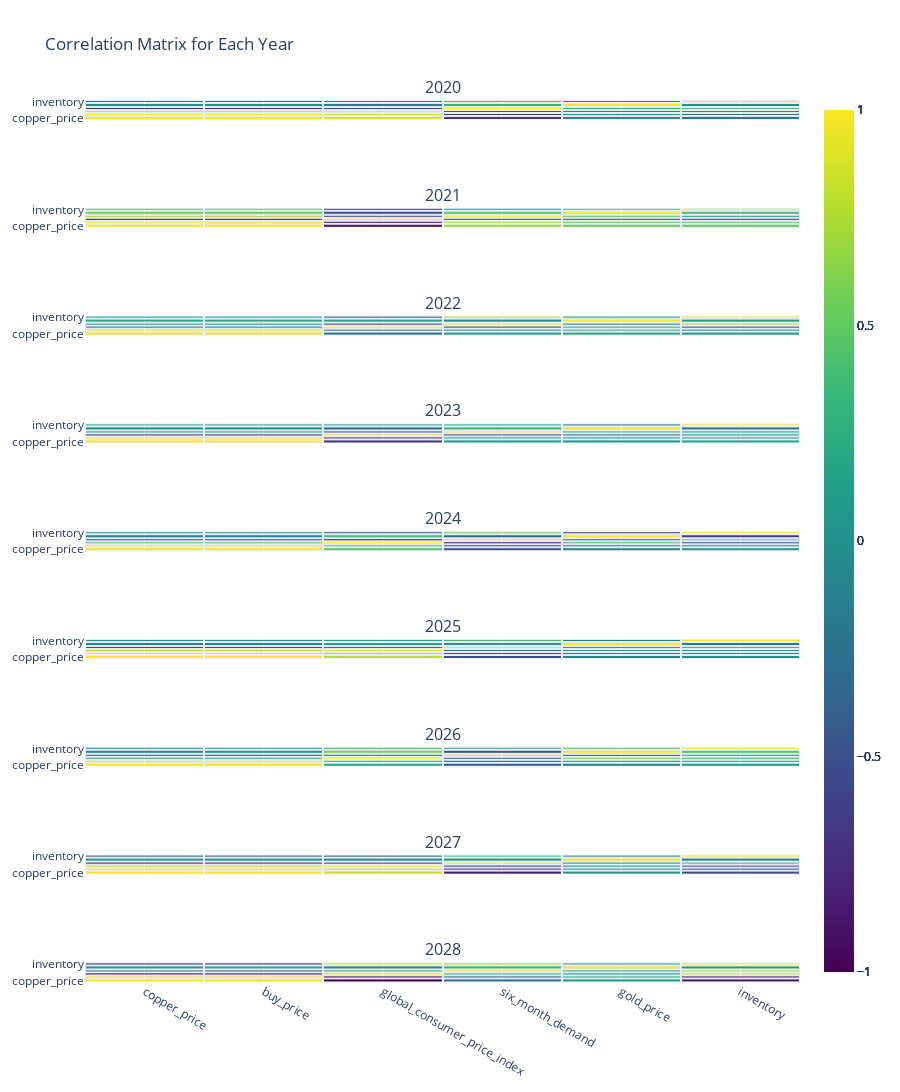

The cell this chart's notebook holds for it:
### Markdown cell above
### Correlation between features over years

### Code cell
df_with_year = df.copy()
df_with_year['year'] = pd.to_datetime(df['date']).dt.year
years = df_with_year['year'].unique()

fig = make_subplots(rows=len(years), cols=1, shared_xaxes=True, vertical_spacing=0.1, subplot_titles=[str(year) for year in years])

for i, year in enumerate(years):
    df_year = df_with_year[df_with_year['year'] == year]
    
    to_drop = ['year', 'date']
    corr_matrix = df_year.drop(to_drop, axis=1).corr()
    
    heatmap = go.Heatmap(
        z=corr_matrix.values,
        x=corr_matrix.columns,
        y=corr_matrix.columns,
        colorscale='viridis',
        zmin=-1, zmax=1,
        showscale=True,
        ygap=2,
        xgap=2
    )
    
    fig.add_trace(heatmap, row=i+1, col=1)

fig.update_layout(
    height=1000 * len(years),
    title='Correlation Matrix for Each Year',
    showlegend=True
)

fig.show()

### Figure 1 — Plotly figure (JSON) as saved in the notebook; plotly's stock layout.template omitted (floating-point values rounded to 4 significant figures)
{"data": [{"colorscale": [[0, "#440154"], [0.1111, "#482878"], [0.2222, "#3e4989"], [0.3333, "#31688e"], [0.4444, "#26828e"], [0.5556, "#1f9e89"], [0.6667, "#35b779"], [0.7778, "#6ece58"], [0.8889, "#b5de2b"], [1, "#fde725"]], "showscale": true, "type": "heatmap", "x": ["copper_price", "buy_price", "global_consumer_price_index", "six_month_demand", "gold_price", "inventory"], "xaxis": "x", "xgap": 2, "y": ["copper_price", "buy_price", "global_consumer_price_index", "six_month_demand", "gold_price", "inventory"], "yaxis": "y", "ygap": 2, "z": [[1, 0.9981, 0.8963, -0.6809, -0.004257, -0.1941], [0.9981, 1, 0.8931, -0.6682, 0.02714, -0.1939], [0.8963, 0.8931, 1, -0.4997, -0.1361, -0.03832], [-0.6809, -0.6682, -0.4997, 1, 0.3315, 0.4166], [-0.004257, 0.02714, -0.1361, 0.3315, 1, 0.005497], [-0.1941, -0.1939, -0.03832, 0.4166, 0.005497, 1]], "zmax": 1, "zmin": -1}, {"colorscale": [[0, "#440154"], [0.1111, "#482878"], [0.2222, "#3e4989"], [0.3333, "#31688e"], [0.4444, "#26828e"], [0.5556, "#1f9e89"], [0.6667, "#35b779"], [0.7778, "#6ece58"], [0.8889, "#b5de2b"], [1, "#fde725"]], "showscale": true, "type": "heatmap", "x": ["copper_price", "buy_price", "global_consumer_price_index", "six_month_demand", "gold_price", "inventory"], "xaxis": "x2", "xgap": 2, "y": ["copper_price", "buy_price", "global_consumer_price_index", "six_month_demand", "gold_price", "inventory"], "yaxis": "y2", "ygap": 2, "z": [[1, 0.9957, -0.8843, 0.7293, 0.5769, 0.5017], [0.9957, 1, -0.871, 0.734, 0.5481, 0.524], [-0.8843, -0.871, 1, -0.5662, -0.5333, -0.6095], [0.7293, 0.734, -0.5662, 1, 0.4825, 0.135], [0.5769, 0.5481, -0.5333, 0.4825, 1, 0.4428], [0.5017, 0.524, -0.6095, 0.135, 0.4428, 1]], "zmax": 1, "zmin": -1}, {"colorscale": [[0, "#440154"], [0.1111, "#482878"], [0.2222, "#3e4989"], [0.3333, "#31688e"], [0.4444, "#26828e"], [0.5556, "#1f9e89"], [0.6667, "#35b779"], [0.7778, "#6ece58"], [0.8889, "#b5de2b"], [1, "#fde725"]], "showscale": true, "type": "heatmap", "x": ["copper_price", "buy_price", "global_consumer_price_index", "six_month_demand", "gold_price", "inventory"], "xaxis": "x3", "xgap": 2, "y": ["copper_price", "buy_price", "global_consumer_price_index", "six_month_demand", "gold_price", "inventory"], "yaxis": "y3", "ygap": 2, "z": [[1, 0.9843, -0.273, 0.1174, 0.2205, 0.07082], [0.9843, 1, -0.1701, 0.04604, 0.2294, 0.03948], [-0.273, -0.1701, 1, -0.6414, 0.1788, -0.5875], [0.1174, 0.04604, -0.6414, 1, -0.05823, 0.8147], [0.2205, 0.2294, 0.1788, -0.05823, 1, 0.07896], [0.07082, 0.03948, -0.5875, 0.8147, 0.07896, 1]], "zmax": 1, "zmin": -1}, {"colorscale": [[0, "#440154"], [0.1111, "#482878"], [0.2222, "#3e4989"], [0.3333, "#31688e"], [0.4444, "#26828e"], [0.5556, "#1f9e89"], [0.6667, "#35b779"], [0.7778, "#6ece58"], [0.8889, "#b5de2b"], [1, "#fde725"]], "showscale": true, "type": "heatmap", "x": ["copper_price", "buy_price", "global_consumer_price_index", "six_month_demand", "gold_price", "inventory"], "xaxis": "x4", "xgap": 2, "y": ["copper_price", "buy_price", "global_consumer_price_index", "six_month_demand", "gold_price", "inventory"], "yaxis": "y4", "ygap": 2, "z": [[1, 0.9968, -0.6877, 0.1355, 0.05035, 0.1472], [0.9968, 1, -0.6773, 0.1232, 0.03526, 0.1027], [-0.6877, -0.6773, 1, -0.5916, -0.3331, 0.03896], [0.1355, 0.1232, -0.5916, 1, 0.3067, 0.1097], [0.05035, 0.03526, -0.3331, 0.3067, 1, -0.251], [0.1472, 0.1027, 0.03896, 0.1097, -0.251, 1]], "zmax": 1, "zmin": -1}, {"colorscale": [[0, "#440154"], [0.1111, "#482878"], [0.2222, "#3e4989"], [0.3333, "#31688e"], [0.4444, "#26828e"], [0.5556, "#1f9e89"], [0.6667, "#35b779"], [0.7778, "#6ece58"], [0.8889, "#b5de2b"], [1, "#fde725"]], "showscale": true, "type": "heatmap", "x": ["copper_price", "buy_price", "global_consumer_price_index", "six_month_demand", "gold_price", "inventory"], "xaxis": "x5", "xgap": 2, "y": ["copper_price", "buy_price", "global_consumer_price_index", "six_month_demand", "gold_price", "inventory"], "yaxis": "y5", "ygap": 2, "z": [[1, 0.9896, 0.4653, -0.5335, -0.0959, 0.09257], [0.9896, 1, 0.4806, -0.5451, -0.05672, 0.0207], [0.4653, 0.4806, 1, -0.8919, 0.3818, -0.4436], [-0.5335, -0.5451, -0.8919, 1, -0.319, 0.5785], [-0.0959, -0.05672, 0.3818, -0.319, 1, -0.6187], [0.09257, 0.0207, -0.4436, 0.5785, -0.6187, 1]], "zmax": 1, "zmin": -1}, {"colorscale": [[0, "#440154"], [0.1111, "#482878"], [0.2222, "#3e4989"], [0.3333, "#31688e"], [0.4444, "#26828e"], [0.5556, "#1f9e89"], [0.6667, "#35b779"], [0.7778, "#6ece58"], [0.8889, "#b5de2b"], [1, "#fde725"]], "showscale": true, "type": "heatmap", "x": ["copper_price", "buy_price", "global_consumer_price_index", "six_month_demand", "gold_price", "inventory"], "xaxis": "x6", "xgap": 2, "y": ["copper_price", "buy_price", "global_consumer_price_index", "six_month_demand", "gold_price", "inventory"], "yaxis": "y6", "ygap": 2, "z": [[1, 0.9977, 0.8061, -0.5225, -0.1109, -0.007801], [0.9977, 1, 0.8096, -0.5313, -0.09143, 0.01028], [0.8061, 0.8096, 1, -0.2085, 0.1564, 0.1365], [-0.5225, -0.5313, -0.2085, 1, 0.07719, 0.3882], [-0.1109, -0.09143, 0.1564, 0.07719, 1, -0.1833], [-0.007801, 0.01028, 0.1365, 0.3882, -0.1833, 1]], "zmax": 1, "zmin": -1}, {"colorscale": [[0, "#440154"], [0.1111, "#482878"], [0.2222, "#3e4989"], [0.3333, "#31688e"], [0.4444, "#26828e"], [0.5556, "#1f9e89"], [0.6667, "#35b779"], [0.7778, "#6ece58"], [0.8889, "#b5de2b"], [1, "#fde725"]], "showscale": true, "type": "heatmap", "x": ["copper_price", "buy_price", "global_consumer_price_index", "six_month_demand", "gold_price", "inventory"], "xaxis": "x7", "xgap": 2, "y": ["copper_price", "buy_price", "global_consumer_price_index", "six_month_demand", "gold_price", "inventory"], "yaxis": "y7", "ygap": 2, "z": [[1, 0.9595, 0.2182, -0.3848, -0.06844, 0.107], [0.9595, 1, 0.2554, -0.4311, 0.1236, 0.1935], [0.2182, 0.2554, 1, -0.2983, 0.5892, 0.3558], [-0.3848, -0.4311, -0.2983, 1, -0.4248, 0.2237], [-0.06844, 0.1236, 0.5892, -0.4248, 1, 0.4839], [0.107, 0.1935, 0.3558, 0.2237, 0.4839, 1]], "zmax": 1, "zmin": -1}, {"colorscale": [[0, "#440154"], [0.1111, "#482878"], [0.2222, "#3e4989"], [0.3333, "#31688e"], [0.4444, "#26828e"], [0.5556, "#1f9e89"], [0.6667, "#35b779"], [0.7778, "#6ece58"], [0.8889, "#b5de2b"], [1, "#fde725"]], "showscale": true, "type": "heatmap", "x": ["copper_price", "buy_price", "global_consumer_price_index", "six_month_demand", "gold_price", "inventory"], "xaxis": "x8", "xgap": 2, "y": ["copper_price", "buy_price", "global_consumer_price_index", "six_month_demand", "gold_price", "inventory"], "yaxis": "y8", "ygap": 2, "z": [[1, 0.9942, 0.8762, -0.817, 0.03377, -0.51], [0.9942, 1, 0.8898, -0.8009, 0.02954, -0.5144], [0.8762, 0.8898, 1, -0.6501, 0.006576, -0.5586], [-0.817, -0.8009, -0.6501, 1, 0.06295, 0.3785], [0.03377, 0.02954, 0.006576, 0.06295, 1, -0.09192], [-0.51, -0.5144, -0.5586, 0.3785, -0.09192, 1]], "zmax": 1, "zmin": -1}, {"colorscale": [[0, "#440154"], [0.1111, "#482878"], [0.2222, "#3e4989"], [0.3333, "#31688e"], [0.4444, "#26828e"], [0.5556, "#1f9e89"], [0.6667, "#35b779"], [0.7778, "#6ece58"], [0.8889, "#b5de2b"], [1, "#fde725"]], "showscale": true, "type": "heatmap", "x": ["copper_price", "buy_price", "global_consumer_price_index", "six_month_demand", "gold_price", "inventory"], "xaxis": "x9", "xgap": 2, "y": ["copper_price", "buy_price", "global_consumer_price_index", "six_month_demand", "gold_price", "inventory"], "yaxis": "y9", "ygap": 2, "z": [[1, 0.979, -0.9977, -0.2793, 0.1254, -0.8586], [0.979, 1, -0.966, -0.4056, 0.215, -0.9128], [-0.9977, -0.966, 1, 0.2752, -0.06298, 0.854], [-0.2793, -0.4056, 0.2752, 1, 0.2972, 0.7319], [0.1254, 0.215, -0.06298, 0.2972, 1, 0.05918], [-0.8586, -0.9128, 0.854, 0.7319, 0.05918, 1]], "zmax": 1, "zmin": -1}], "layout": {"annotations": [{"font": {"size": 16}, "showarrow": false, "text": "2020", "x": 0.5, "xanchor": "center", "xref": "paper", "y": 1, "yanchor": "bottom", "yref": "paper"}, {"font": {"size": 16}, "showarrow": false, "text": "2021", "x": 0.5, "xanchor": "center", "xref": "paper", "y": 0.8778, "yanchor": "bottom", "yref": "paper"}, {"font": {"size": 16}, "showarrow": false, "text": "2022", "x": 0.5, "xanchor": "center", "xref": "paper", "y": 0.7556, "yanchor": "bottom", "yref": "paper"}, {"font": {"size": 16}, "showarrow": false, "text": "2023", "x": 0.5, "xanchor": "center", "xref": "paper", "y": 0.6333, "yanchor": "bottom", "yref": "paper"}, {"font": {"size": 16}, "showarrow": false, "text": "2024", "x": 0.5, "xanchor": "center", "xref": "paper", "y": 0.5111, "yanchor": "bottom", "yref": "paper"}, {"font": {"size": 16}, "showarrow": false, "text": "2025", "x": 0.5, "xanchor": "center", "xref": "paper", "y": 0.3889, "yanchor": "bottom", "yref": "paper"}, {"font": {"size": 16}, "showarrow": false, "text": "2026", "x": 0.5, "xanchor": "center", "xref": "paper", "y": 0.2667, "yanchor": "bottom", "yref": "paper"}, {"font": {"size": 16}, "showarrow": false, "text": "2027", "x": 0.5, "xanchor": "center", "xref": "paper", "y": 0.1444, "yanchor": "bottom", "yref": "paper"}, {"font": {"size": 16}, "showarrow": false, "text": "2028", "x": 0.5, "xanchor": "center", "xref": "paper", "y": 0.02222, "yanchor": "bottom", "yref": "paper"}], "height": 9000, "showlegend": true, "title": {"text": "Correlation Matrix for Each Year"}, "xaxis": {"anchor": "y", "domain": [0, 1], "matches": "x9", "showticklabels": false}, "xaxis2": {"anchor": "y2", "domain": [0, 1], "matches": "x9", "showticklabels": false}, "xaxis3": {"anchor": "y3", "domain": [0, 1], "matches": "x9", "showticklabels": false}, "xaxis4": {"anchor": "y4", "domain": [0, 1], "matches": "x9", "showticklabels": false}, "xaxis5": {"anchor": "y5", "domain": [0, 1], "matches": "x9", "showticklabels": false}, "xaxis6": {"anchor": "y6", "domain": [0, 1], "matches": "x9", "showticklabels": false}, "xaxis7": {"anchor": "y7", "domain": [0, 1], "matches": "x9", "showticklabels": false}, "xaxis8": {"anchor": "y8", "domain": [0, 1], "matches": "x9", "showticklabels": false}, "xaxis9": {"anchor": "y9", "domain": [0, 1]}, "yaxis": {"anchor": "x", "domain": [0.9778, 1]}, "yaxis2": {"anchor": "x2", "domain": [0.8556, 0.8778]}, "yaxis3": {"anchor": "x3", "domain": [0.7333, 0.7556]}, "yaxis4": {"anchor": "x4", "domain": [0.6111, 0.6333]}, "yaxis5": {"anchor": "x5", "domain": [0.4889, 0.5111]}, "yaxis6": {"anchor": "x6", "domain": [0.3667, 0.3889]}, "yaxis7": {"anchor": "x7", "domain": [0.2444, 0.2667]}, "yaxis8": {"anchor": "x8", "domain": [0.1222, 0.1444]}, "yaxis9": {"anchor": "x9", "domain": [0, 0.02222]}}}
